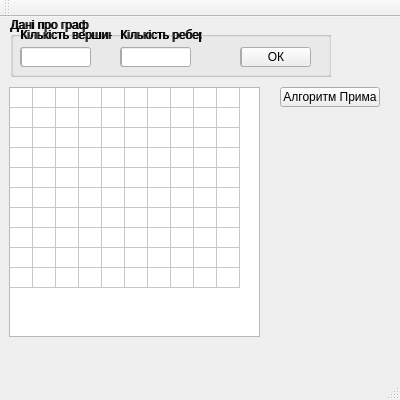
<?xml version="1.0" encoding="UTF-8"?>
<ui version="4.0">
 <class>MainWindow</class>
 <widget class="QMainWindow" name="MainWindow">
  <property name="geometry">
   <rect>
    <x>0</x>
    <y>0</y>
    <width>400</width>
    <height>400</height>
   </rect>
  </property>
  <property name="windowTitle">
   <string>MainWindow</string>
  </property>
  <widget class="QWidget" name="centralWidget">
   <widget class="QGroupBox" name="groupBox">
    <property name="geometry">
     <rect>
      <x>10</x>
      <y>0</y>
      <width>321</width>
      <height>60</height>
     </rect>
    </property>
    <property name="title">
     <string>Дані про граф</string>
    </property>
    <widget class="QLineEdit" name="numberPoint">
     <property name="geometry">
      <rect>
       <x>10</x>
       <y>30</y>
       <width>70</width>
       <height>20</height>
      </rect>
     </property>
    </widget>
    <widget class="QPushButton" name="setNumber">
     <property name="geometry">
      <rect>
       <x>230</x>
       <y>30</y>
       <width>70</width>
       <height>20</height>
      </rect>
     </property>
     <property name="text">
      <string>ОК</string>
     </property>
    </widget>
    <widget class="QLabel" name="label">
     <property name="geometry">
      <rect>
       <x>10</x>
       <y>10</y>
       <width>91</width>
       <height>16</height>
      </rect>
     </property>
     <property name="text">
      <string>Кількість вершин</string>
     </property>
    </widget>
    <widget class="QLabel" name="label_2">
     <property name="geometry">
      <rect>
       <x>110</x>
       <y>10</y>
       <width>81</width>
       <height>16</height>
      </rect>
     </property>
     <property name="text">
      <string>Кількість ребер</string>
     </property>
    </widget>
    <widget class="QLineEdit" name="numberReb">
     <property name="geometry">
      <rect>
       <x>110</x>
       <y>30</y>
       <width>70</width>
       <height>20</height>
      </rect>
     </property>
    </widget>
    <widget class="QGroupBox" name="groupBox_2">
     <property name="geometry">
      <rect>
       <x>1</x>
       <y>0</y>
       <width>321</width>
       <height>60</height>
      </rect>
     </property>
     <property name="title">
      <string>Дані про граф</string>
     </property>
     <widget class="QLineEdit" name="numberPoint_2">
      <property name="geometry">
       <rect>
        <x>10</x>
        <y>30</y>
        <width>70</width>
        <height>20</height>
       </rect>
      </property>
     </widget>
     <widget class="QPushButton" name="setNumber_2">
      <property name="geometry">
       <rect>
        <x>230</x>
        <y>30</y>
        <width>70</width>
        <height>20</height>
       </rect>
      </property>
      <property name="text">
       <string>ОК</string>
      </property>
     </widget>
     <widget class="QLabel" name="label_3">
      <property name="geometry">
       <rect>
        <x>10</x>
        <y>10</y>
        <width>91</width>
        <height>16</height>
       </rect>
      </property>
      <property name="text">
       <string>Кількість вершин</string>
      </property>
     </widget>
     <widget class="QLabel" name="label_4">
      <property name="geometry">
       <rect>
        <x>110</x>
        <y>10</y>
        <width>81</width>
        <height>16</height>
       </rect>
      </property>
      <property name="text">
       <string>Кількість ребер</string>
      </property>
     </widget>
     <widget class="QLineEdit" name="numberReb_2">
      <property name="geometry">
       <rect>
        <x>110</x>
        <y>30</y>
        <width>70</width>
        <height>20</height>
       </rect>
      </property>
     </widget>
    </widget>
    <widget class="QTableWidget" name="table_2">
     <property name="geometry">
      <rect>
       <x>0</x>
       <y>70</y>
       <width>251</width>
       <height>250</height>
      </rect>
     </property>
     <property name="rowCount">
      <number>10</number>
     </property>
     <property name="columnCount">
      <number>10</number>
     </property>
     <attribute name="horizontalHeaderVisible">
      <bool>false</bool>
     </attribute>
     <attribute name="horizontalHeaderCascadingSectionResizes">
      <bool>true</bool>
     </attribute>
     <attribute name="horizontalHeaderDefaultSectionSize">
      <number>23</number>
     </attribute>
     <attribute name="horizontalHeaderMinimumSectionSize">
      <number>20</number>
     </attribute>
     <attribute name="verticalHeaderVisible">
      <bool>false</bool>
     </attribute>
     <attribute name="verticalHeaderDefaultSectionSize">
      <number>20</number>
     </attribute>
     <attribute name="verticalHeaderMinimumSectionSize">
      <number>20</number>
     </attribute>
     <row/>
     <row/>
     <row/>
     <row/>
     <row/>
     <row/>
     <row/>
     <row/>
     <row/>
     <row/>
     <column/>
     <column/>
     <column/>
     <column/>
     <column/>
     <column/>
     <column/>
     <column/>
     <column/>
     <column/>
    </widget>
    <widget class="QPushButton" name="prim_2">
     <property name="geometry">
      <rect>
       <x>271</x>
       <y>70</y>
       <width>100</width>
       <height>20</height>
      </rect>
     </property>
     <property name="text">
      <string>Алгоритм Прима</string>
     </property>
    </widget>
   </widget>
   <widget class="QTableWidget" name="table">
    <property name="geometry">
     <rect>
      <x>9</x>
      <y>70</y>
      <width>251</width>
      <height>250</height>
     </rect>
    </property>
    <property name="rowCount">
     <number>10</number>
    </property>
    <property name="columnCount">
     <number>10</number>
    </property>
    <attribute name="horizontalHeaderVisible">
     <bool>false</bool>
    </attribute>
    <attribute name="horizontalHeaderCascadingSectionResizes">
     <bool>true</bool>
    </attribute>
    <attribute name="horizontalHeaderDefaultSectionSize">
     <number>23</number>
    </attribute>
    <attribute name="horizontalHeaderMinimumSectionSize">
     <number>20</number>
    </attribute>
    <attribute name="verticalHeaderVisible">
     <bool>false</bool>
    </attribute>
    <attribute name="verticalHeaderDefaultSectionSize">
     <number>20</number>
    </attribute>
    <attribute name="verticalHeaderMinimumSectionSize">
     <number>20</number>
    </attribute>
    <row/>
    <row/>
    <row/>
    <row/>
    <row/>
    <row/>
    <row/>
    <row/>
    <row/>
    <row/>
    <column/>
    <column/>
    <column/>
    <column/>
    <column/>
    <column/>
    <column/>
    <column/>
    <column/>
    <column/>
   </widget>
   <widget class="QPushButton" name="prim">
    <property name="geometry">
     <rect>
      <x>280</x>
      <y>70</y>
      <width>100</width>
      <height>20</height>
     </rect>
    </property>
    <property name="text">
     <string>Алгоритм Прима</string>
    </property>
   </widget>
  </widget>
  <widget class="QMenuBar" name="menuBar">
   <property name="geometry">
    <rect>
     <x>0</x>
     <y>0</y>
     <width>400</width>
     <height>21</height>
    </rect>
   </property>
  </widget>
  <widget class="QToolBar" name="mainToolBar">
   <attribute name="toolBarArea">
    <enum>TopToolBarArea</enum>
   </attribute>
   <attribute name="toolBarBreak">
    <bool>false</bool>
   </attribute>
  </widget>
  <widget class="QStatusBar" name="statusBar"/>
 </widget>
 <layoutdefault spacing="6" margin="11"/>
 <resources/>
 <connections/>
</ui>
